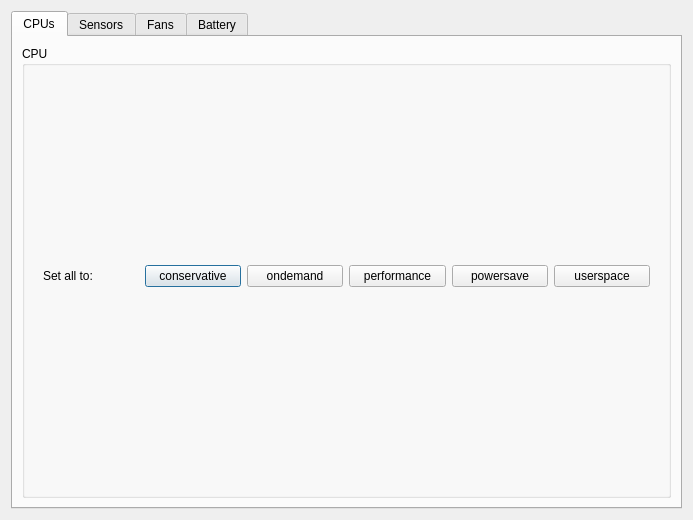
<?xml version="1.0" encoding="UTF-8"?>
<ui version="4.0">
 <class>ThinkGui</class>
 <widget class="QDialog" name="ThinkGui">
  <property name="geometry">
   <rect>
    <x>0</x>
    <y>0</y>
    <width>693</width>
    <height>520</height>
   </rect>
  </property>
  <property name="windowTitle">
   <string>Think GUI</string>
  </property>
  <property name="windowIcon">
   <iconset resource="../res/resources.qrc">
    <normaloff>:/icon.png</normaloff>:/icon.png</iconset>
  </property>
  <layout class="QVBoxLayout" name="verticalLayout">
   <item>
    <widget class="QTabWidget" name="tabWidget">
     <property name="currentIndex">
      <number>0</number>
     </property>
     <widget class="QWidget" name="tabCpu">
      <attribute name="title">
       <string>CPUs</string>
      </attribute>
      <layout class="QHBoxLayout" name="horizontalLayout_2">
       <item>
        <layout class="QVBoxLayout" name="verticalLayout_6">
         <item>
          <widget class="QGroupBox" name="cpuGroupBox">
           <property name="title">
            <string>CPU</string>
           </property>
           <layout class="QVBoxLayout" name="verticalLayout_2">
            <item>
             <widget class="QWidget" name="widget" native="true">
              <layout class="QHBoxLayout" name="horizontalLayout">
               <property name="topMargin">
                <number>0</number>
               </property>
               <property name="bottomMargin">
                <number>9</number>
               </property>
               <item>
                <widget class="QLabel" name="setAllLabel">
                 <property name="text">
                  <string>Set all to:</string>
                 </property>
                </widget>
               </item>
               <item>
                <widget class="QPushButton" name="conservativeButton">
                 <property name="text">
                  <string>conservative</string>
                 </property>
                </widget>
               </item>
               <item>
                <widget class="QPushButton" name="ondemandButton">
                 <property name="text">
                  <string>ondemand</string>
                 </property>
                </widget>
               </item>
               <item>
                <widget class="QPushButton" name="performanceButton">
                 <property name="text">
                  <string>performance</string>
                 </property>
                </widget>
               </item>
               <item>
                <widget class="QPushButton" name="powersaveButton">
                 <property name="text">
                  <string>powersave</string>
                 </property>
                </widget>
               </item>
               <item>
                <widget class="QPushButton" name="userspaceButton">
                 <property name="text">
                  <string>userspace</string>
                 </property>
                </widget>
               </item>
              </layout>
             </widget>
            </item>
           </layout>
          </widget>
         </item>
        </layout>
       </item>
      </layout>
     </widget>
     <widget class="QWidget" name="tabSens">
      <attribute name="title">
       <string>Sensors</string>
      </attribute>
      <layout class="QHBoxLayout" name="horizontalLayout_3">
       <item>
        <layout class="QVBoxLayout" name="verticalLayout_7">
         <item>
          <widget class="QGroupBox" name="sensorsGroupBox">
           <property name="title">
            <string>Sensors</string>
           </property>
           <layout class="QVBoxLayout" name="verticalLayout_3"/>
          </widget>
         </item>
        </layout>
       </item>
      </layout>
     </widget>
     <widget class="QWidget" name="tabFans">
      <attribute name="title">
       <string>Fans</string>
      </attribute>
      <layout class="QHBoxLayout" name="horizontalLayout_5">
       <item>
        <layout class="QVBoxLayout" name="verticalLayout_9">
         <item>
          <widget class="QGroupBox" name="fansGroupBox">
           <property name="title">
            <string>Fans</string>
           </property>
           <layout class="QVBoxLayout" name="verticalLayout_4"/>
          </widget>
         </item>
        </layout>
       </item>
      </layout>
     </widget>
     <widget class="QWidget" name="tabBatt">
      <attribute name="title">
       <string>Battery</string>
      </attribute>
      <layout class="QHBoxLayout" name="horizontalLayout_4">
       <item>
        <layout class="QVBoxLayout" name="verticalLayout_8">
         <item>
          <widget class="QGroupBox" name="batteryGroupBox">
           <property name="title">
            <string>Battery</string>
           </property>
           <layout class="QVBoxLayout" name="verticalLayout_5"/>
          </widget>
         </item>
        </layout>
       </item>
      </layout>
     </widget>
    </widget>
   </item>
  </layout>
 </widget>
 <resources>
  <include location="../res/resources.qrc"/>
 </resources>
 <connections/>
</ui>
